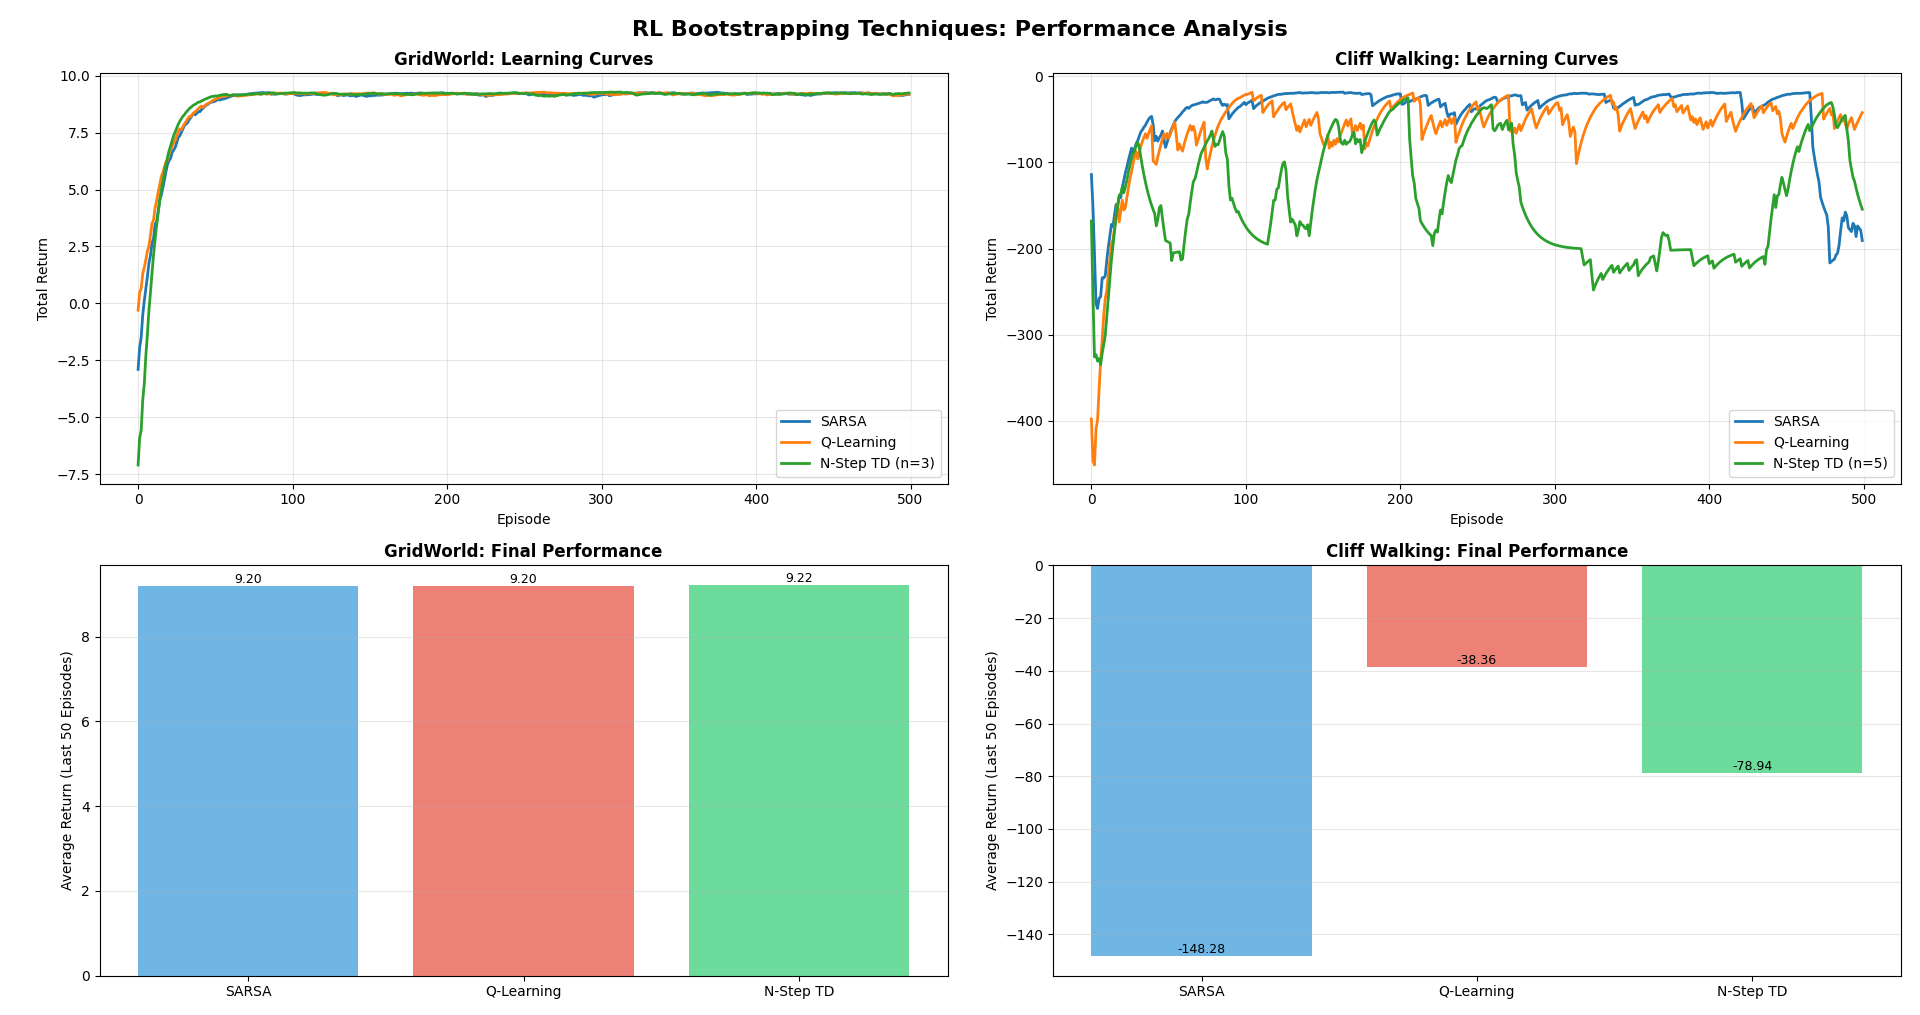

Python code for this plot:

import numpy as np
import matplotlib.pyplot as plt
from collections import defaultdict
import seaborn as sns

# Set random seed for reproducibility
np.random.seed(42)

# ========================
# ENVIRONMENT DEFINITIONS
# ========================

class GridWorld:
    """Simple GridWorld environment"""
    def __init__(self, size=5):
        self.size = size
        self.start = (0, 0)
        self.goal = (size-1, size-1)
        self.obstacles = [(1, 1), (2, 2), (3, 1)]
        self.state = self.start
        
    def reset(self):
        self.state = self.start
        return self.state
    
    def step(self, action):
        # Actions: 0=up, 1=right, 2=down, 3=left
        moves = [(-1, 0), (0, 1), (1, 0), (0, -1)]
        next_state = (self.state[0] + moves[action][0], 
                      self.state[1] + moves[action][1])
        
        # Check boundaries
        if (next_state[0] < 0 or next_state[0] >= self.size or 
            next_state[1] < 0 or next_state[1] >= self.size):
            next_state = self.state
        
        # Check obstacles
        if next_state in self.obstacles:
            next_state = self.state
            
        self.state = next_state
        
        # Rewards
        if self.state == self.goal:
            reward = 10
            done = True
        elif self.state in self.obstacles:
            reward = -5
            done = False
        else:
            reward = -0.1
            done = False
            
        return self.state, reward, done
    
    def get_actions(self):
        return [0, 1, 2, 3]  # up, right, down, left


class CliffWalking:
    """Cliff Walking environment"""
    def __init__(self):
        self.height = 4
        self.width = 12
        self.start = (3, 0)
        self.goal = (3, 11)
        self.cliff = [(3, i) for i in range(1, 11)]
        self.state = self.start
        
    def reset(self):
        self.state = self.start
        return self.state
    
    def step(self, action):
        # Actions: 0=up, 1=right, 2=down, 3=left
        moves = [(-1, 0), (0, 1), (1, 0), (0, -1)]
        next_state = (self.state[0] + moves[action][0], 
                      self.state[1] + moves[action][1])
        
        # Check boundaries
        next_state = (max(0, min(next_state[0], self.height-1)),
                      max(0, min(next_state[1], self.width-1)))
        
        # Check cliff
        if next_state in self.cliff:
            reward = -100
            done = False
            next_state = self.start
        elif next_state == self.goal:
            reward = 0
            done = True
        else:
            reward = -1
            done = False
            
        self.state = next_state
        return self.state, reward, done
    
    def get_actions(self):
        return [0, 1, 2, 3]


# ========================
# RL ALGORITHMS
# ========================

class TDZero:
    """TD(0) Prediction Algorithm"""
    def __init__(self, env, alpha=0.1, gamma=0.9):
        self.env = env
        self.alpha = alpha
        self.gamma = gamma
        self.V = defaultdict(float)
        
    def random_policy(self, state):
        return np.random.choice(self.env.get_actions())
    
    def train(self, episodes=1000):
        returns = []
        
        for episode in range(episodes):
            state = self.env.reset()
            total_reward = 0
            done = False
            
            while not done:
                action = self.random_policy(state)
                next_state, reward, done = self.env.step(action)
                
                # TD(0) Update
                td_target = reward + self.gamma * self.V[next_state]
                td_error = td_target - self.V[state]
                self.V[state] += self.alpha * td_error
                
                state = next_state
                total_reward += reward
                
            returns.append(total_reward)
            
        return returns


class SARSA:
    """SARSA (On-Policy TD Control)"""
    def __init__(self, env, alpha=0.1, gamma=0.9, epsilon=0.1):
        self.env = env
        self.alpha = alpha
        self.gamma = gamma
        self.epsilon = epsilon
        self.Q = defaultdict(lambda: np.zeros(4))
        
    def epsilon_greedy_policy(self, state):
        if np.random.random() < self.epsilon:
            return np.random.choice(self.env.get_actions())
        else:
            return np.argmax(self.Q[state])
    
    def train(self, episodes=1000):
        returns = []
        
        for episode in range(episodes):
            state = self.env.reset()
            action = self.epsilon_greedy_policy(state)
            total_reward = 0
            done = False
            steps = 0
            
            while not done and steps < 200:
                next_state, reward, done = self.env.step(action)
                next_action = self.epsilon_greedy_policy(next_state)
                
                # SARSA Update
                td_target = reward + self.gamma * self.Q[next_state][next_action]
                td_error = td_target - self.Q[state][action]
                self.Q[state][action] += self.alpha * td_error
                
                state = next_state
                action = next_action
                total_reward += reward
                steps += 1
                
            returns.append(total_reward)
            
        return returns


class QLearning:
    """Q-Learning (Off-Policy TD Control)"""
    def __init__(self, env, alpha=0.1, gamma=0.9, epsilon=0.1):
        self.env = env
        self.alpha = alpha
        self.gamma = gamma
        self.epsilon = epsilon
        self.Q = defaultdict(lambda: np.zeros(4))
        
    def epsilon_greedy_policy(self, state):
        if np.random.random() < self.epsilon:
            return np.random.choice(self.env.get_actions())
        else:
            return np.argmax(self.Q[state])
    
    def train(self, episodes=1000):
        returns = []
        
        for episode in range(episodes):
            state = self.env.reset()
            total_reward = 0
            done = False
            steps = 0
            
            while not done and steps < 200:
                action = self.epsilon_greedy_policy(state)
                next_state, reward, done = self.env.step(action)
                
                # Q-Learning Update (max over next actions)
                td_target = reward + self.gamma * np.max(self.Q[next_state])
                td_error = td_target - self.Q[state][action]
                self.Q[state][action] += self.alpha * td_error
                
                state = next_state
                total_reward += reward
                steps += 1
                
            returns.append(total_reward)
            
        return returns


class NStepTD:
    """N-Step TD Control"""
    def __init__(self, env, n=3, alpha=0.1, gamma=0.9, epsilon=0.1):
        self.env = env
        self.n = n
        self.alpha = alpha
        self.gamma = gamma
        self.epsilon = epsilon
        self.Q = defaultdict(lambda: np.zeros(4))
        
    def epsilon_greedy_policy(self, state):
        if np.random.random() < self.epsilon:
            return np.random.choice(self.env.get_actions())
        else:
            return np.argmax(self.Q[state])
    
    def train(self, episodes=1000):
        returns = []
        
        for episode in range(episodes):
            state = self.env.reset()
            states = [state]
            actions = [self.epsilon_greedy_policy(state)]
            rewards = [0]
            T = float('inf')
            t = 0
            total_reward = 0
            
            while True:
                if t < T:
                    next_state, reward, done = self.env.step(actions[t])
                    states.append(next_state)
                    rewards.append(reward)
                    total_reward += reward
                    
                    if done:
                        T = t + 1
                    else:
                        actions.append(self.epsilon_greedy_policy(next_state))
                
                tau = t - self.n + 1
                
                if tau >= 0:
                    G = sum([self.gamma**(i-tau-1) * rewards[i] 
                            for i in range(tau+1, min(tau+self.n, T)+1)])
                    
                    if tau + self.n < T:
                        G += self.gamma**self.n * self.Q[states[tau+self.n]][actions[tau+self.n]]
                    
                    self.Q[states[tau]][actions[tau]] += self.alpha * (G - self.Q[states[tau]][actions[tau]])
                
                if tau == T - 1:
                    break
                    
                t += 1
                
                if t > 200:  # Safety limit
                    break
                    
            returns.append(total_reward)
            
        return returns


# ========================
# VISUALIZATION & ANALYSIS
# ========================

def smooth_curve(data, weight=0.9):
    """Exponential moving average smoothing"""
    smoothed = []
    last = data[0]
    for point in data:
        smoothed_val = last * weight + (1 - weight) * point
        smoothed.append(smoothed_val)
        last = smoothed_val
    return smoothed


def run_experiments():
    """Run all experiments and generate analysis"""
    
    print("=" * 60)
    print("REINFORCEMENT LEARNING: BOOTSTRAPPING TECHNIQUES")
    print("=" * 60)
    
    # Experiment 1: GridWorld
    print("\n[1] GridWorld Environment")
    print("-" * 60)
    
    env1 = GridWorld(size=5)
    episodes = 500
    
    print("Training SARSA...")
    sarsa1 = SARSA(env1, alpha=0.1, gamma=0.9, epsilon=0.1)
    sarsa_returns1 = sarsa1.train(episodes)
    
    print("Training Q-Learning...")
    qlearn1 = QLearning(env1, alpha=0.1, gamma=0.9, epsilon=0.1)
    qlearn_returns1 = qlearn1.train(episodes)
    
    print("Training N-Step TD (n=3)...")
    nstep1 = NStepTD(env1, n=3, alpha=0.1, gamma=0.9, epsilon=0.1)
    nstep_returns1 = nstep1.train(episodes)
    
    # Experiment 2: Cliff Walking
    print("\n[2] Cliff Walking Environment")
    print("-" * 60)
    
    env2 = CliffWalking()
    
    print("Training SARSA...")
    sarsa2 = SARSA(env2, alpha=0.5, gamma=0.9, epsilon=0.1)
    sarsa_returns2 = sarsa2.train(episodes)
    
    print("Training Q-Learning...")
    qlearn2 = QLearning(env2, alpha=0.5, gamma=0.9, epsilon=0.1)
    qlearn_returns2 = qlearn2.train(episodes)
    
    print("Training N-Step TD (n=5)...")
    nstep2 = NStepTD(env2, n=5, alpha=0.5, gamma=0.9, epsilon=0.1)
    nstep_returns2 = nstep2.train(episodes)
    
    # Visualization
    fig, axes = plt.subplots(2, 2, figsize=(15, 10))
    fig.suptitle('RL Bootstrapping Techniques: Performance Analysis', fontsize=16, fontweight='bold')
    
    # Plot 1: GridWorld Returns
    ax1 = axes[0, 0]
    ax1.plot(smooth_curve(sarsa_returns1), label='SARSA', linewidth=2)
    ax1.plot(smooth_curve(qlearn_returns1), label='Q-Learning', linewidth=2)
    ax1.plot(smooth_curve(nstep_returns1), label='N-Step TD (n=3)', linewidth=2)
    ax1.set_xlabel('Episode', fontsize=10)
    ax1.set_ylabel('Total Return', fontsize=10)
    ax1.set_title('GridWorld: Learning Curves', fontsize=12, fontweight='bold')
    ax1.legend()
    ax1.grid(True, alpha=0.3)
    
    # Plot 2: Cliff Walking Returns
    ax2 = axes[0, 1]
    ax2.plot(smooth_curve(sarsa_returns2), label='SARSA', linewidth=2)
    ax2.plot(smooth_curve(qlearn_returns2), label='Q-Learning', linewidth=2)
    ax2.plot(smooth_curve(nstep_returns2), label='N-Step TD (n=5)', linewidth=2)
    ax2.set_xlabel('Episode', fontsize=10)
    ax2.set_ylabel('Total Return', fontsize=10)
    ax2.set_title('Cliff Walking: Learning Curves', fontsize=12, fontweight='bold')
    ax2.legend()
    ax2.grid(True, alpha=0.3)
    
    # Plot 3: Final Performance Comparison (GridWorld)
    ax3 = axes[1, 0]
    final_performance1 = {
        'SARSA': np.mean(sarsa_returns1[-50:]),
        'Q-Learning': np.mean(qlearn_returns1[-50:]),
        'N-Step TD': np.mean(nstep_returns1[-50:])
    }
    colors = ['#3498db', '#e74c3c', '#2ecc71']
    bars1 = ax3.bar(final_performance1.keys(), final_performance1.values(), color=colors, alpha=0.7)
    ax3.set_ylabel('Average Return (Last 50 Episodes)', fontsize=10)
    ax3.set_title('GridWorld: Final Performance', fontsize=12, fontweight='bold')
    ax3.grid(True, axis='y', alpha=0.3)
    
    for bar in bars1:
        height = bar.get_height()
        ax3.text(bar.get_x() + bar.get_width()/2., height,
                f'{height:.2f}', ha='center', va='bottom', fontsize=9)
    
    # Plot 4: Final Performance Comparison (Cliff Walking)
    ax4 = axes[1, 1]
    final_performance2 = {
        'SARSA': np.mean(sarsa_returns2[-50:]),
        'Q-Learning': np.mean(qlearn_returns2[-50:]),
        'N-Step TD': np.mean(nstep_returns2[-50:])
    }
    bars2 = ax4.bar(final_performance2.keys(), final_performance2.values(), color=colors, alpha=0.7)
    ax4.set_ylabel('Average Return (Last 50 Episodes)', fontsize=10)
    ax4.set_title('Cliff Walking: Final Performance', fontsize=12, fontweight='bold')
    ax4.grid(True, axis='y', alpha=0.3)
    
    for bar in bars2:
        height = bar.get_height()
        ax4.text(bar.get_x() + bar.get_width()/2., height,
                f'{height:.2f}', ha='center', va='bottom', fontsize=9)
    
    plt.tight_layout()
    plt.show()
    
    # Print Analysis
    print("\n" + "="*60)
    print("ANALYSIS RESULTS")
    print("="*60)
    
    print("\n[GridWorld Environment]")
    print(f"  SARSA         - Final Avg: {final_performance1['SARSA']:.2f}")
    print(f"  Q-Learning    - Final Avg: {final_performance1['Q-Learning']:.2f}")
    print(f"  N-Step TD(3)  - Final Avg: {final_performance1['N-Step TD']:.2f}")
    
    print("\n[Cliff Walking Environment]")
    print(f"  SARSA         - Final Avg: {final_performance2['SARSA']:.2f}")
    print(f"  Q-Learning    - Final Avg: {final_performance2['Q-Learning']:.2f}")
    print(f"  N-Step TD(5)  - Final Avg: {final_performance2['N-Step TD']:.2f}")
    
    print("\n" + "="*60)
    print("KEY OBSERVATIONS")
    print("="*60)
    print("""
1. SARSA (On-Policy):
   - More conservative, learns safer policies
   - Better in Cliff Walking (avoids risky cliff edges)
   - Stable learning curve

2. Q-Learning (Off-Policy):
   - More aggressive, learns optimal policy
   - May take risky paths initially
   - Faster convergence in some cases

3. N-Step TD:
   - Balances between TD and Monte Carlo
   - Better credit assignment with n-step returns
   - Performance depends on choice of n

4. Environment Impact:
   - GridWorld: All methods perform similarly
   - Cliff Walking: SARSA safer than Q-Learning
   - Algorithm choice matters based on environment
    """)


# ========================
# MAIN EXECUTION
# ========================

if __name__ == "__main__":
    run_experiments()
